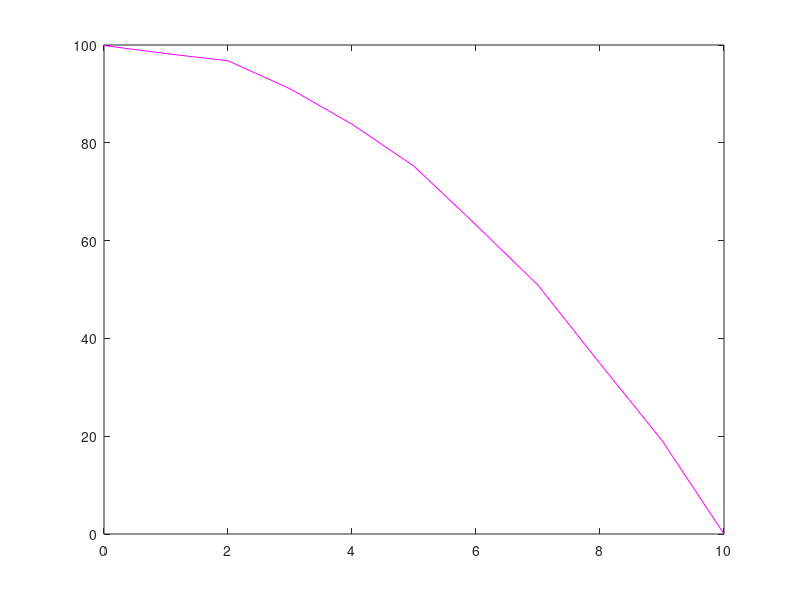

This figure's MATLAB source: (Note: this script raises an error after producing the figure.)
clear all
close all

%---One Sided-----------------------------

fileID=fopen('sp.startingposition.onesided.cluster.txt','r')

formatSpec='%f'

A=fscanf(fileID, formatSpec);


 FindNumberofRuns1=A(1);
 FindLengthofFilament1=A(2);
 FindNumberofMonomers1=A(3);
 FindAverageTimeMatrix1=A(4);
 FindDiffCons1=A(5);
 FindDiffusionConstant1=A(6);
 FindEveryRunArray1=A(7);
 
 NumberofRuns1=A(FindNumberofRuns1);
 LengthofFilament1=A(FindLengthofFilament1);
 NumberofMonomers1=A(FindNumberofMonomers1);
 AverageTimeMatrix1=A(FindAverageTimeMatrix1:FindDiffCons1-1);
 DiffCons1=A(FindDiffCons1:FindDiffusionConstant1-1);
 DiffusionConstant1=A(FindDiffusionConstant1);
 EveryRunArray1=A(FindEveryRunArray1:(FindEveryRunArray1+NumberofMonomers1*NumberofRuns1-1));
 
 
 EveryRunMatrix1=reshape(EveryRunArray1, [NumberofRuns1, NumberofMonomers1])';
 
 
 
 figure(1)

x1=(0:LengthofFilament1);
y1=AverageTimeMatrix1;
onesidedplot1=plot(x1,y1','m')

onesidedplot1.LineWidth=3;
onesidedplot1.DisplayName=('Simulation Data');

hold on

%~~~Theory~~~~~~~~

v1=(0:LengthofFilament1);
w1=(-v1.^2)/(2*DiffusionConstant1)+(LengthofFilament1^2)/(2*DiffusionConstant1);
theory1=plot(v1,w1, 'g:');
theory1.DisplayName=('Theory With Fitted Diffusion Constant');
theory1.LineWidth=3;

hold on

f1=(0:LengthofFilament1);
g1=(-v1.^2)+(LengthofFilament1^2); %The diffusion constant is monomerlength^2/avgsteptime*2=1/2
dtheory1=plot(f1,g1, 'c:');
dtheory1.DisplayName=('Theory With Diffusion Constant= MonomerSize^2/(2*AverageStepTime)=1/2')
dtheory1.LineWidth=3;

hold on

xlabel('Starting Position (Monomer)');
ylabel('Time Until Protein Reaches End (unit time=number of steps)');
title('Time Until Protein Diffuses To One End From Each Monomer');
set(gca, 'fontsize',20);

legend show

hold off


%---Two Sided-----------------------------

fileID=fopen('sp.startingposition.twosided.cluster.txt','r')

formatSpec='%f'

A=fscanf(fileID, formatSpec);


 FindNumberofRuns2=A(1);
 FindLengthofFilament2=A(2);
 FindNumberofMonomers2=A(3);
 FindAverageTimeMatrix2=A(4);
 FindDiffCons2=A(5);
 FindDiffusionConstant2=A(6);
 FindEveryRunArray2=A(7);
 
 NumberofRuns2=A(FindNumberofRuns2);
 LengthofFilament2=A(FindLengthofFilament2);
 NumberofMonomers2=A(FindNumberofMonomers2);
 AverageTimeMatrix2=A(FindAverageTimeMatrix2:FindDiffCons2-1);
 DiffCons2=A(FindDiffCons2:FindDiffusionConstant2-1);
 DiffusionConstant2=A(FindDiffusionConstant2);
 EveryRunArray2=A(FindEveryRunArray2:(FindEveryRunArray2+NumberofMonomers2*NumberofRuns2-1));
 
 
 EveryRunMatrix2=reshape(EveryRunArray2, [NumberofRuns2, NumberofMonomers2])';
 
 
figure(2) 

x2=(0:LengthofFilament2);
y2=AverageTimeMatrix2;
onesidedplot2=plot(x2,y2','m')

onesidedplot2.LineWidth=3;
onesidedplot2.DisplayName=('Simulation Data');

hold on

%~~~Theory~~~~~~~~

v2=(0:LengthofFilament1);
w2=((v2.*(LengthofFilament2-v2))/(2*DiffusionConstant2));
theory2=plot(v2,w2, 'g:');
theory2.DisplayName=('Theory With Fitted Diffusion Constant');
theory2.LineWidth=3;

hold on

f2=(0:LengthofFilament1);
g2=v2.*(LengthofFilament2-v2); %The diffusion constant is monomerlength^2/avgsteptime*2=1/2
dtheory2=plot(f2,g2, 'c:');
dtheory2.DisplayName=('Theory With Diffusion Constant= MonomerSize^2/(2*AverageStepTime)=1/2')
dtheory2.LineWidth=3;

hold on

xlabel('Starting Position (Monomer)');
ylabel('Time Until Protein Reaches Either End (unit time=number of steps)');
title('Time Until Protein Diffuses To Either End From Each Monomer');
set(gca, 'fontsize',20);

legend show

hold off


%--------------------------------------------------------------------------

%Plots both on same graph

figure(3)

twosidedplot=plot(x2,y2,'m')

twosidedplot.LineWidth=3
twosidedplot.DisplayName=('Two Sided')

hold on

onesidedplot=plot(x1,y1,'g')
onesidedplot.LineWidth=3
onesidedplot.DisplayName=('One Sided')

hold on

legend show

xlabel('Starting Position (Monomer)')
ylabel('Time Until Protein Reaches End (unit time=number of steps)')
title('Average Time Until Protein Diffuses To End In One And Two Sided System')
set(gca, 'fontsize',20)
